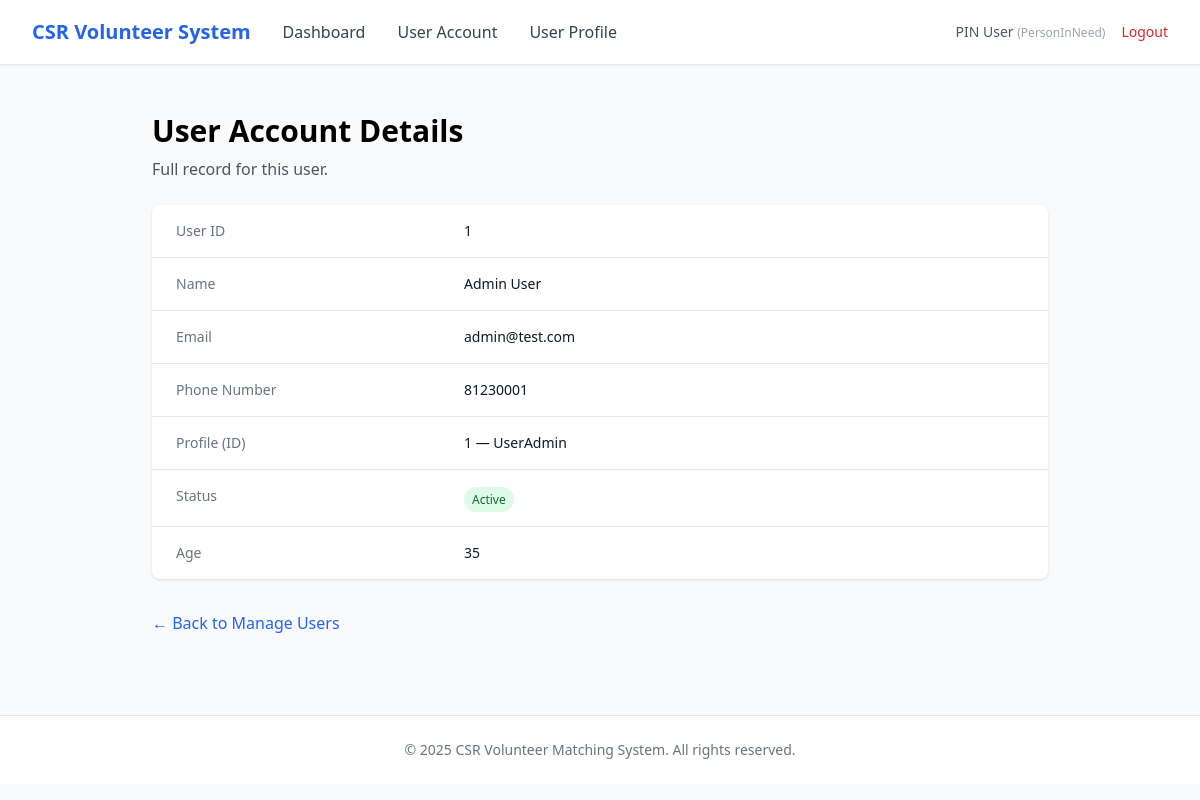
Page /admin/users/1 (signed in) on the committed database.
### app/entity/user_account.py (models this page shows, shortened)
class UserAccount(UserMixin, db.Model):
    __tablename__ = "user_accounts"
    userID = db.Column(db.Integer, primary_key=True, autoincrement=True)  # explicit auto increment
    name = db.Column(db.String(100), nullable=False)
    email = db.Column(db.String(120), nullable=False, unique=True, index=True)
    _password = db.Column("password", db.String(255), nullable=False)
    age = db.Column(db.Integer)
    phoneNumber = db.Column(db.String(20))
    isActive = db.Column(db.Boolean, default=True)
    profileID = db.Column(db.Integer, db.ForeignKey("user_profiles.profileID"), nullable=False)
    profile = db.relationship("UserProfile", back_populates="users", lazy=True)
    @property
    def password(self):
        raise AttributeError("Password is write-only.")
    @password.setter
    def password(self, raw):
        self._password = generate_password_hash(raw)

### app/entity/user_profile.py (models this page shows)
class UserProfile(db.Model):
    __tablename__ = "user_profiles"
    profileID   = db.Column(db.Integer, primary_key=True, autoincrement=True)  # explicit auto increment
    profileName = db.Column(db.String(50), nullable=False, unique=True)
    description = db.Column(db.String(255))
    isActive    = db.Column(db.Boolean, default=True)
    users = db.relationship("UserAccount", back_populates="profile", lazy=True)

### app/boundary/routes.py (the view)
@boundary_bp.route("/admin/users/<int:user_id>")
@login_required
def admin_view_user(user_id):
    try:
        user = UserAdminViewUserAccountController().viewUserAccount(user_id)
    except Exception as e:
        flash(str(e), "danger")
        return redirect(url_for("boundary.admin_users"))
    if not user:
        flash("User not found.", "warning")
        return redirect(url_for("boundary.admin_users"))
    return render_template("admin/view_user.html", user=user)

### app/control/useradmin_viewUserAccount_controller.py (called while the page is built)
    def viewUserAccount(self, user_id:int):
        return UserAccount.query.get(user_id)

### app/entity/user_account.py (called while the page is built)
@login_manager.user_loader
def load_user(user_id):
    return UserAccount.query.get(int(user_id))

### app/templates/admin/view_user.html (shortened to what this page needs)
{% extends "base.html" %}
{% block nav_links %}
<a href="{{ url_for('boundary.admin_dashboard') }}" class="text-gray-700 hover:text-primary">Dashboard</a>
<a href="{{ url_for('boundary.admin_users') }}" class="text-gray-700 hover:text-primary">User Account</a>
<a href="{{ url_for('boundary.admin_profiles') }}" class="text-gray-700 hover:text-primary">User Profile</a>
{% endblock %}
{% block content %}
<div class="max-w-4xl mx-auto">
  <h1 class="text-3xl font-bold mt-4 mb-2">User Account Details</h1>
  <p class="text-gray-600 mb-6">Full record for this user.</p>
  <div class="bg-white shadow rounded-lg divide-y">
    <dl class="sm:divide-y sm:divide-gray-200">
      <div class="px-6 py-4 grid grid-cols-3 gap-4">
        <dt class="text-sm font-medium text-gray-500">User ID</dt>
        <dd class="col-span-2 text-sm text-gray-900">{{ user.userID }}</dd>
      </div>
      <div class="px-6 py-4 grid grid-cols-3 gap-4">
        <dt class="text-sm font-medium text-gray-500">Name</dt>
        <dd class="col-span-2 text-sm text-gray-900">{{ user.name }}</dd>
      </div>
      <div class="px-6 py-4 grid grid-cols-3 gap-4">
        <dt class="text-sm font-medium text-gray-500">Email</dt>
        <dd class="col-span-2 text-sm text-gray-900">{{ user.email }}</dd>
      </div>
      <div class="px-6 py-4 grid grid-cols-3 gap-4">
        <dt class="text-sm font-medium text-gray-500">Phone Number</dt>
        <dd class="col-span-2 text-sm text-gray-900">{{ user.phoneNumber or '—' }}</dd>
      </div>
      <div class="px-6 py-4 grid grid-cols-3 gap-4">
        <dt class="text-sm font-medium text-gray-500">Profile (ID)</dt>
        <dd class="col-span-2 text-sm text-gray-900">
          {{ user.profileID }} — {{ user.profile.profileName }}
        </dd>
      </div>
      <div class="px-6 py-4 grid grid-cols-3 gap-4">
        <dt class="text-sm font-medium text-gray-500">Status</dt>
        <dd class="col-span-2">
          {% if user.isActive %}
          <span class="px-2 py-1 text-xs font-medium rounded-full bg-green-100 text-green-800">Active</span>
          {% else %}
          <span class="px-2 py-1 text-xs font-medium rounded-full bg-red-100 text-red-800">Suspended</span>
          {% endif %}
        </dd>
      </div>
      {% if user.age %}
      <div class="px-6 py-4 grid grid-cols-3 gap-4">
        <dt class="text-sm font-medium text-gray-500">Age</dt>
        <dd class="col-span-2 text-sm text-gray-900">{{ user.age }}</dd>
      </div>
      {% endif %}
    </dl>
  </div>
  <div class="mt-8">
    <a href="{{ url_for('boundary.admin_users') }}" class="text-primary hover:text-blue-700">
      &larr; Back to Manage Users
    </a>
  </div>
</div>
{% endblock %}

### app/templates/base.html (shortened to what this page needs)
<!DOCTYPE html>
<html lang="en">
<head>
    <script src="https://cdn.tailwindcss.com"></script>
</head>
<body class="bg-gray-50 min-h-screen">
    {% if current_user.is_authenticated %}
    <nav class="bg-white shadow-sm border-b border-gray-200">
        <div class="max-w-7xl mx-auto px-4 sm:px-6 lg:px-8">
            <div class="flex justify-between items-center h-16">
                <div class="flex items-center gap-8">
                    <a href="{{ url_for('boundary.login') }}" class="text-xl font-bold text-primary">
                        CSR Volunteer System
                    </a>
                    {% block nav_links %}{% endblock %}
                </div>
                <div class="flex items-center gap-4">
                    <span class="text-sm text-gray-600">
                        {{ current_user.name }}
                        <span class="text-xs text-gray-400">({{ current_user.profile.profileName }})</span>
                    </span>
                    <a href="{{ url_for('boundary.logout') }}" class="text-sm text-red-600 hover:text-red-700">
                        Logout
                    </a>
                </div>
            </div>
        </div>
    </nav>
    {% endif %}
    <main class="max-w-7xl mx-auto px-4 sm:px-6 lg:px-8 py-8">
        {% block content %}{% endblock %}
    </main>
    <footer class="bg-white border-t border-gray-200 mt-12">
        <div class="max-w-7xl mx-auto px-4 sm:px-6 lg:px-8 py-6">
            <p class="text-center text-sm text-gray-500">
                &copy; 2025 CSR Volunteer Matching System. All rights reserved.
            </p>
        </div>
    </footer>
</body>
</html>

### rows in the picture
UserAccount: name "PIN User"
UserProfile: profile.profileName "PersonInNeed"
UserAccount: userID "1", name "Admin User", email "admin@test.com", phoneNumber "81230001", profileID "1", age "35"
UserProfile: profile.profileName "UserAdmin"
